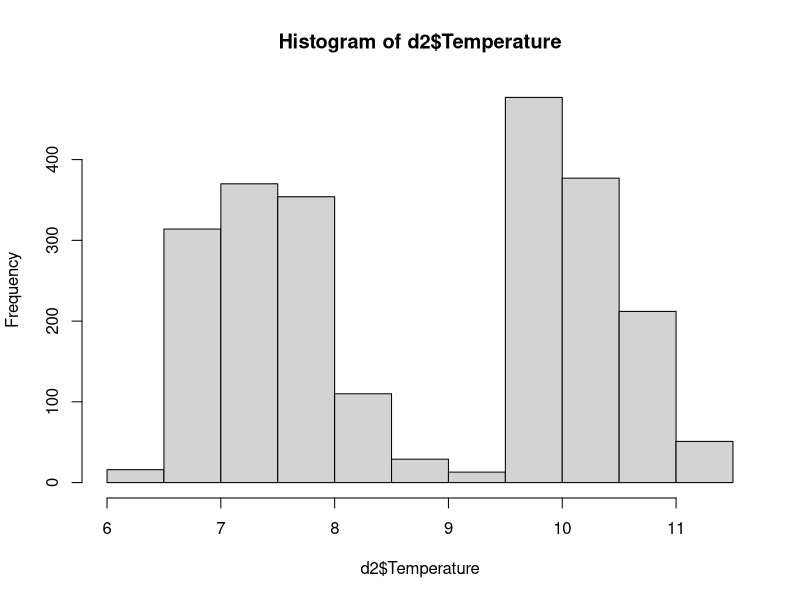
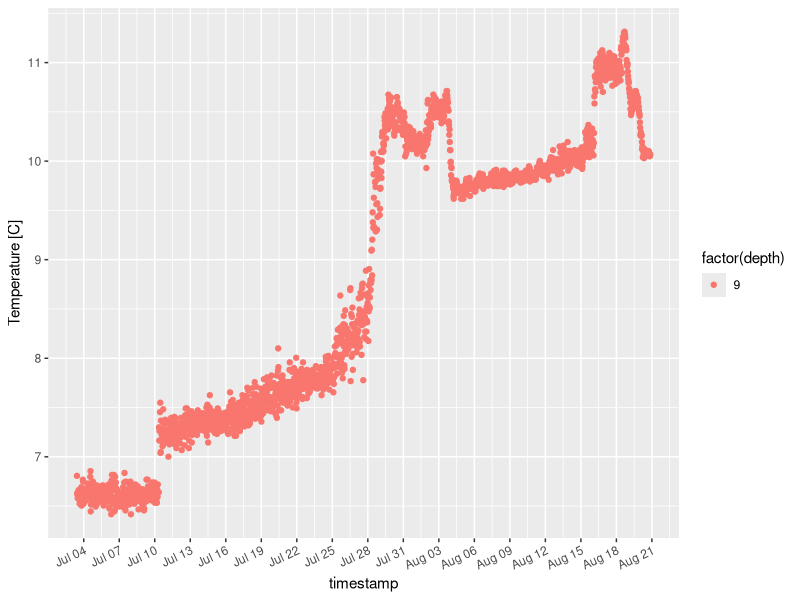
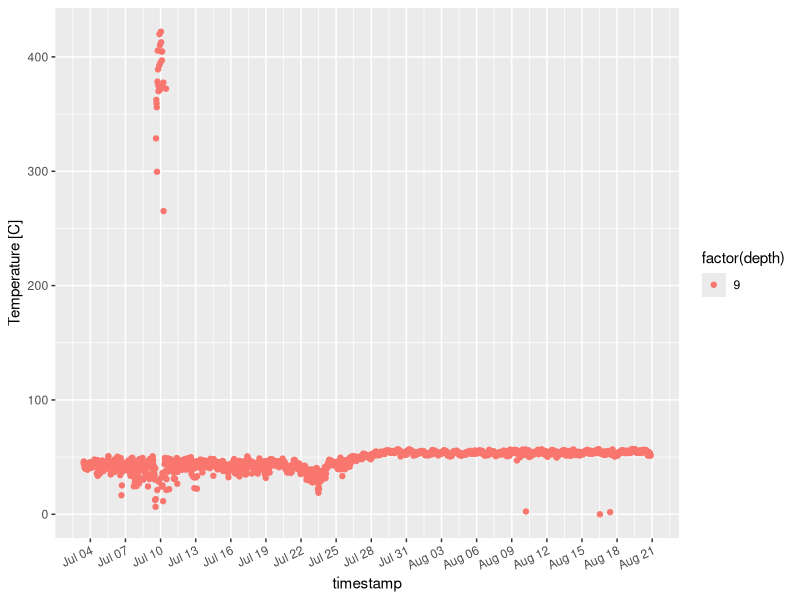
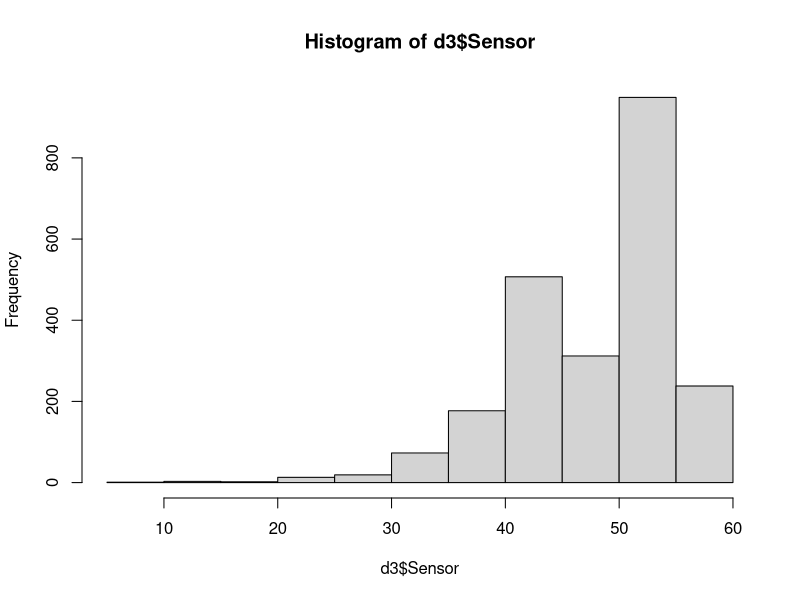
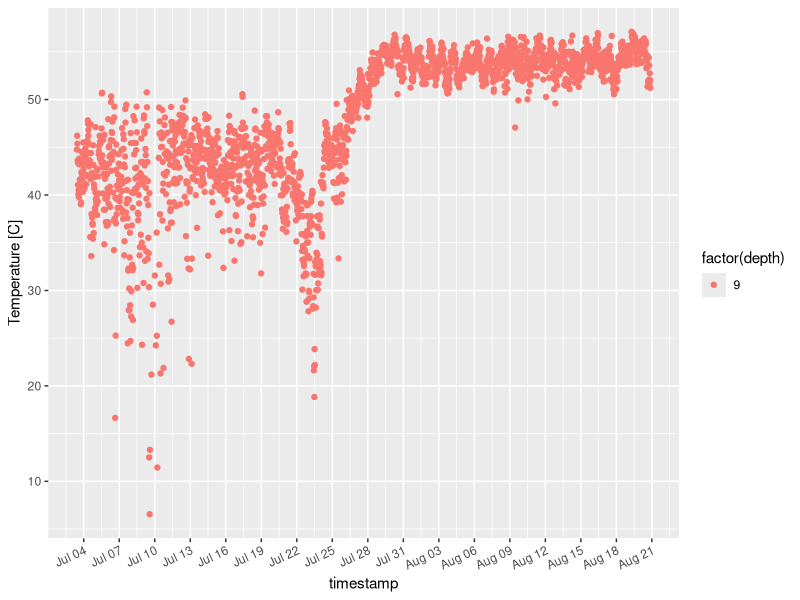
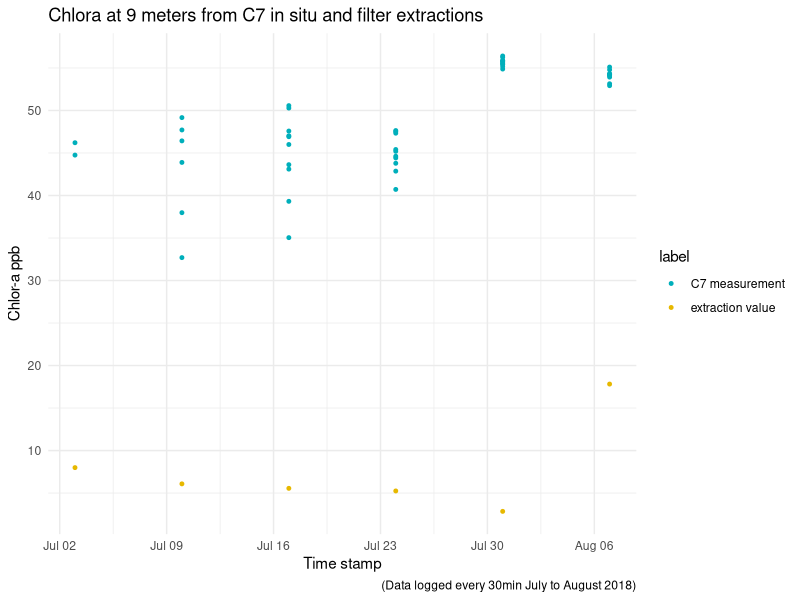
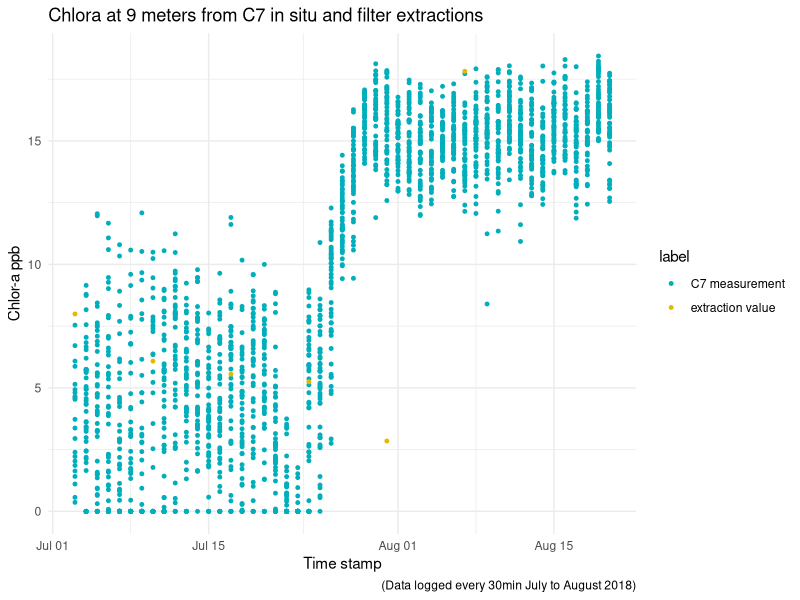
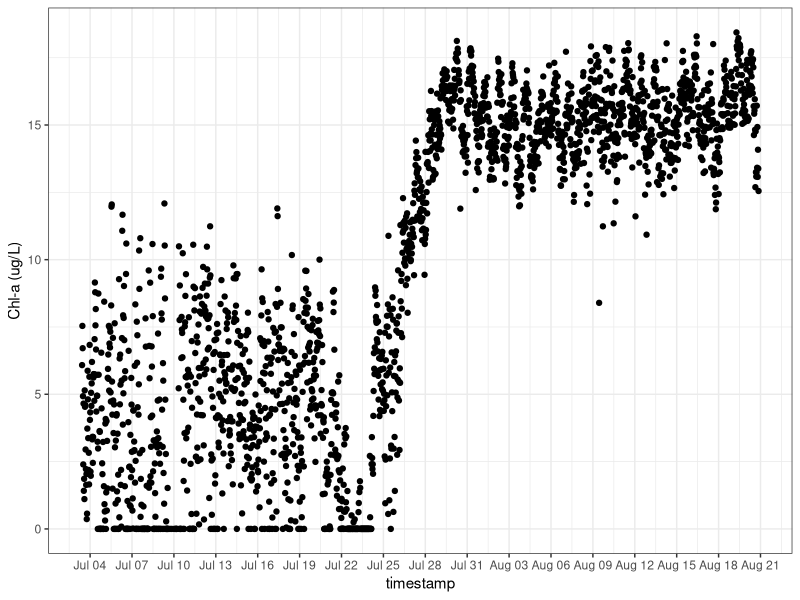

Here is the R script that generated these plots, in order:
####################
# # # Chlor-a # # #
####################
library(ggplot2)
library(scales)
library(dplyr)


d <- read.csv("C7_07_03_08_21_2018_corrected.csv", header=T)
names(d)

d$timestamp <- as.POSIXct(d$Mountain.Standard.Time, format="%Y-%m-%d %H:%M:%OS")
range(d$timestamp)

# restrict for date range
d2 <- subset(d,timestamp >= as.POSIXct('2018-07-03 13:00:00') & 
               timestamp <= as.POSIXct('2018-08-21 00:00:00'))
range(d2$timestamp)

# Temp
hist(d2$Temperature)
qplot(timestamp, Temperature, data = d2, geom="point", ylab = "Temperature [C]", color = factor(depth)) +
  scale_x_datetime(date_breaks = "72 hour", labels = date_format("%b %d")) +
  theme(axis.text.x = element_text(angle = 25, vjust = 1.0, hjust = 1.0))

temp_mean <- (mean(d2$Temperature)) #8.729836
temp_sd <- (sd(d2$Temperature)) #1.488609

# look for values 4 SD away from mean 
temp_cutoff <- (temp_sd*4)

#find outlier values 
temp_upL <- (temp_mean + temp_cutoff)
temp_lowL <- (temp_mean - temp_cutoff)

range(d2$Temperature) # currently no temps outside of range 


qplot(timestamp, Sensor, data = d2, geom="point", ylab = "Temperature [C]", color = factor(depth)) +
  scale_x_datetime(date_breaks = "72 hour", labels = date_format("%b %d")) +
  theme(axis.text.x = element_text(angle = 25, vjust = 1.0, hjust = 1.0))

chlor_mean <- (mean(d2$Sensor)) #51.62525
chlor_sd <- (sd(d2$Sensor)) #35.51271

# look for values 3 SD away from mean 
chlor_cutoff <- (chlor_sd*3)

#find outlier values 
chlor_upL <- (chlor_mean + chlor_cutoff)
chlor_lowL <- (chlor_mean - chlor_cutoff) # lower limit not realistic so used 3

range(d2$Sensor)
names(d2)

d3 <- subset(d2, Sensor <= 158.1634 & Sensor >= 3, 
             select=c(sensor: timestamp))

range((d3$Sensor))
hist(d3$Sensor)

qplot(timestamp, Sensor, data = d3, geom="point", ylab = "Temperature [C]", color = factor(depth)) +
  scale_x_datetime(date_breaks = "72 hour", labels = date_format("%b %d")) +
  theme(axis.text.x = element_text(angle = 25, vjust = 1.0, hjust = 1.0)) 

range(d3$Battery)
range(d3$Gain) # gain = 10 = 10 volts = 0 to 0.075


# Need to check with raw data 

# format date for extractions and sensor data
chla <- read.csv("CHLA_GL4.csv", header=T)
chla$date1 <- as.Date(chla$date, format="%m/%d/%y")

d3$date1 <- as.Date(d3$timestamp, format="%Y-%m-%d")
range(d3$date1)

# select for relevant parameters
#restrict sensor measurements to days with samples collected
d2.temp <- subset(d3,timestamp >= as.POSIXct('2018-07-03 10:00:00') & 
               timestamp <= as.POSIXct('2018-07-03 14:00:00'))
range(d2.temp$timestamp)

d1.temp <- subset(d3,timestamp >= as.POSIXct('2018-07-10 9:00:00') & 
                    timestamp <= as.POSIXct('2018-07-10 14:00:00'))
range(d1.temp$timestamp)

d3.temp <- subset(d3,timestamp >= as.POSIXct('2018-07-17 9:00:00') & 
                    timestamp <= as.POSIXct('2018-07-17 14:00:00'))
range(d3.temp$timestamp)

d4.temp <- subset(d3,timestamp >= as.POSIXct('2018-07-24 9:00:00') & 
                    timestamp <= as.POSIXct('2018-07-24 14:00:00'))
range(d4.temp$timestamp)

d5.temp <- subset(d3,timestamp >= as.POSIXct('2018-07-31 9:00:00') & 
                    timestamp <= as.POSIXct('2018-07-31 14:00:00'))
range(d5.temp$timestamp)

d6.temp <- subset(d3,timestamp >= as.POSIXct('2018-08-07 9:00:00') & 
                    timestamp <= as.POSIXct('2018-08-07 14:00:00'))
range(d6.temp$timestamp)

newc7<- rbind(d2.temp, d3.temp, d4.temp, d5.temp, d6.temp, d1.temp)

c7comp <- subset(newc7, select=c(date1, Sensor))
c7comp$label <- "C7 measurement"
chlcomp <- subset(chla, select=c(date1, Sensor))
chlcomp$label <- "extraction value"

newdat <- rbind(c7comp, chlcomp)
names(chla)
names(d3)



chlor_comp_plot2 <- ggplot(newdat, aes(x = date1, y = Sensor)) + 
  geom_point(aes(color = label), size = 1) + 
  scale_color_manual(values = c("#00AFBB", "#E7B800")) +   
  labs(title = "Chlora at 9 meters from C7 in situ and filter extractions",
       caption = "(Data logged every 30min July to August 2018)",
       x= "Time stamp", y= "Chlor-a ppb") +
  theme_minimal()

ggsave("Summer2018_chlor_comp_plot2.pdf", chlor_comp_plot2, scale = 2, width = 12, height = 5, units = c("cm"), dpi = 500)


# calibration factor between the extracted values and the C7
chla_comp <- lm(Sensor ~ label, data= newdat)
summary(chla_comp)
range(chla$Sensor)
newdat$Sensor

# transform c7 logger data 

d3$chlora <- (d3$Sensor -38.6688)
# change all negatives to 0 
d3$chlora <- ifelse(d3$chlora < 0, 0, d3$chlora)

range(d3$Sensor)
range(d3$chlora)
range(chla$Sensor)

# look at transformed values 
c7comp <- subset(d3, select=c(date1, Sensor, chlora))
c7comp$label <- "C7 measurement"
chlcomp <- subset(chla, select=c(date1, Sensor))
chlcomp$chlora <- (chlcomp$Sensor)
chlcomp$label <- "extraction value"

newdat_tran <- rbind(c7comp, chlcomp)


chlor_comp_plot.transformed <- ggplot(newdat_tran, aes(x = date1, y = chlora)) + 
  geom_point(aes(color = label), size = 1) + 
  scale_color_manual(values = c("#00AFBB", "#E7B800")) +   
  labs(title = "Chlora at 9 meters from C7 in situ and filter extractions",
       caption = "(Data logged every 30min July to August 2018)",
       x= "Time stamp", y= "Chlor-a ppb") +
  theme_minimal()

ggsave("Summer2018_chlor_comp_transformed.pdf", chlor_comp_plot.transformed, scale = 2, width = 12, height = 5, units = c("cm"), dpi = 500)


# select final parameters for C7 data
names(d3)
d3$deployment <- "Summer2018"
d3$year <- 2018
d3$C7_output <- (d3$Sensor)

# select for relevant parameters
PME_CHL_dat_exp <- subset(d3, select=c(sensor, deployment, year, timestamp, depth,
                                              Temperature, C7_output, chlora, Gain, Battery))
summary(PME_CHL_dat_exp)

write.csv(PME_CHL_dat_exp, "Summer2018_PME_CHLA.csv") # complied data file of all RBR temp sensors along buoy line

# final check plot
chlacheck <- qplot(timestamp, chlora, data = PME_CHL_dat_exp, geom="point", ylab = "Chl-a (ug/L)") +
  scale_x_datetime(date_breaks = "72 hour", labels = date_format("%b %d")) +
  theme(axis.text.x = element_text(angle = 25, vjust = 1.0, hjust = 1.0)) + theme_bw()

ggsave("Summer2018_chlor_QAQC.pdf", chlacheck, scale = 2, width = 12, height = 5, units = c("cm"), dpi = 500)
